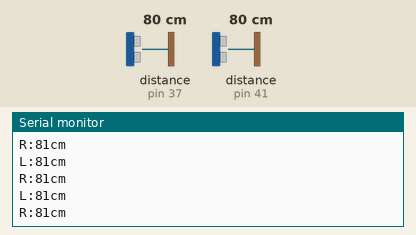
This sketch was run on a simulated Arduino Mega 2560, built with avr-gcc and run on an emulated ATmega2560. Shown: the last lines printed to the serial monitor. Inputs (shaded band) come from the test bench; at power-on: distance to the obstacle (sensors on pin 41, pin 37) 80 cm. The echo pulse lasts 58.3 µs per cm.

Above: at 1.2 s.
1.3 s: distance to the obstacle (sensor on pin 41) set to 2 cm
At 1.9 s:
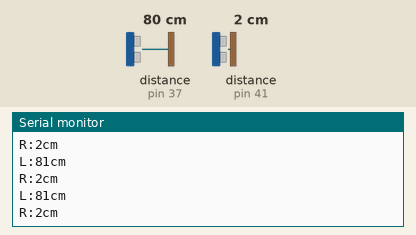
4.3 s: distance to the obstacle (sensor on pin 37) set to 2 cm
At 4.8 s:
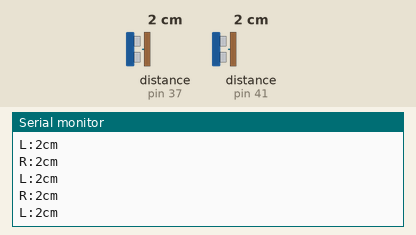
5.8 s: distance to the obstacle (sensor on pin 37) set to 4 cm
At 6.7 s:
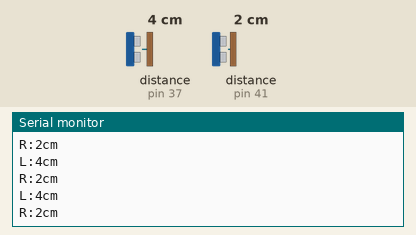
8.8 s: distance to the obstacle (sensor on pin 37) set to 18 cm
At 9.3 s:
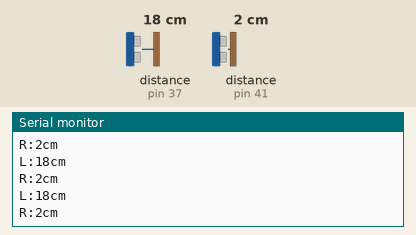
11.8 s: distance to the obstacle (sensor on pin 41) set to 18 cm
At 12.4 s:
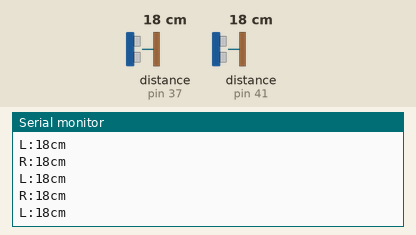
Timing chart, 0 to 14.8 s (numbered marks = the images above; inputs shaded):
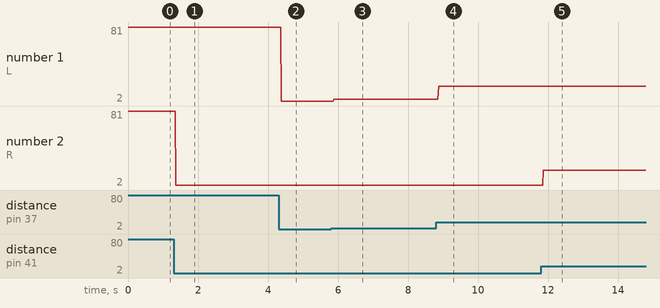

Measured:
- after the input at 1.3 s, the serial monitor: prints a new line after 0.07 s (image 1)
- after the input at 4.3 s, the serial monitor: prints a new line after 0.08 s (image 2)
- after the input at 5.8 s, the serial monitor: prints a new line after 0.08 s (image 3)
- after the input at 8.8 s, the serial monitor: prints a new line after 0.07 s (image 4)
- after the input at 11.8 s, the serial monitor: prints a new line after 0.07 s (image 5)
- plotted number 1: 2 → 4 after the input at 5.8 s, 4 → 18 after the input at 8.8 s
- plotted number 2: 81 → 2 after the input at 1.3 s

The sketch:

HC-SR04_test.ino
```cpp
  #include <NewPing.h> //HC-SR04函式庫

#define MAX_DISTANCE 100 //設定超聲波最大偵測範圍

#define TRIGGER_PIN_L  35
#define ECHO_PIN_L     37
#define TRIGGER_PIN_R  39
#define ECHO_PIN_R     41
NewPing sonar_L(TRIGGER_PIN_L, ECHO_PIN_L, MAX_DISTANCE); //左邊超聲波
NewPing sonar_R(TRIGGER_PIN_R, ECHO_PIN_R, MAX_DISTANCE); //右邊超聲波

//#define Lcm sonar_L.convert_cm(us_L)
#define Lcm sonar_L.ping_cm()
#define Rcm sonar_R.ping_cm()

void setup()
{
  Serial.begin(9600);
}

void loop()
{
  //unsigned int us_L = sonar_L.ping_median();


  Serial.print("L:");
  Serial.print(Lcm);
  Serial.println("cm  ");

  Serial.print("R:");
  Serial.print(Rcm);
  Serial.println("cm  ");

  delay(!000);


  /*if (Rcm < 40 && Rcm != 0)
    Serial.print("近 ");
  else if (Rcm > 40)
    Serial.print("中 ");
  else if (Rcm == 0)
    Serial.print("遠 ");

  if (Lcm < 40 && Lcm != 0)
    Serial.print("近 ");
  else if (Lcm > 40)
    Serial.print("中 ");
  else if (Lcm == 0)
    Serial.print("遠 ");

  if (Rcm < 40 && Rcm != 0 && Lcm < 40 && Lcm != 0)
    Serial.println("衝撞");
  else if (Rcm > 40 && Lcm > 40)
    Serial.println("直走");
  else if (Rcm > 40 && Lcm == 0)
    Serial.println("右修");
  else if (Rcm == 0 && Lcm > 40)
    Serial.println("左修");
  else if (Rcm < 40 && Rcm != 0 && Lcm == 0)
    Serial.println("右旋轉");
  else
    Serial.println("左旋轉");*/
}
```
